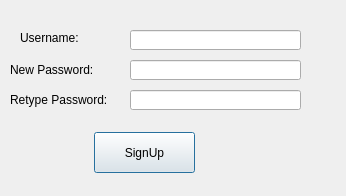
<?xml version="1.0" encoding="UTF-8"?>
<ui version="4.0">
 <class>Signup</class>
 <widget class="QDialog" name="Signup">
  <property name="geometry">
   <rect>
    <x>0</x>
    <y>0</y>
    <width>346</width>
    <height>196</height>
   </rect>
  </property>
  <property name="windowTitle">
   <string>FEPP-SIGNUP </string>
  </property>
  <widget class="QPushButton" name="Submit">
   <property name="geometry">
    <rect>
     <x>94</x>
     <y>132</y>
     <width>101</width>
     <height>41</height>
    </rect>
   </property>
   <property name="text">
    <string>SignUp</string>
   </property>
  </widget>
  <widget class="QLabel" name="Username">
   <property name="geometry">
    <rect>
     <x>20</x>
     <y>30</y>
     <width>61</width>
     <height>16</height>
    </rect>
   </property>
   <property name="text">
    <string>Username:</string>
   </property>
  </widget>
  <widget class="QLabel" name="NewPassword">
   <property name="geometry">
    <rect>
     <x>10</x>
     <y>60</y>
     <width>91</width>
     <height>20</height>
    </rect>
   </property>
   <property name="text">
    <string>New Password:</string>
   </property>
  </widget>
  <widget class="QLineEdit" name="lineEdit_usr">
   <property name="geometry">
    <rect>
     <x>130</x>
     <y>30</y>
     <width>171</width>
     <height>20</height>
    </rect>
   </property>
  </widget>
  <widget class="QLineEdit" name="lineEdit_verpwd">
   <property name="geometry">
    <rect>
     <x>130</x>
     <y>60</y>
     <width>171</width>
     <height>20</height>
    </rect>
   </property>
  </widget>
  <widget class="QLabel" name="VerifyPassword">
   <property name="geometry">
    <rect>
     <x>10</x>
     <y>90</y>
     <width>101</width>
     <height>20</height>
    </rect>
   </property>
   <property name="text">
    <string>Retype Password:</string>
   </property>
  </widget>
  <widget class="QLineEdit" name="lineEdit_pwd">
   <property name="geometry">
    <rect>
     <x>130</x>
     <y>90</y>
     <width>171</width>
     <height>20</height>
    </rect>
   </property>
  </widget>
  <widget class="QLabel" name="label_pic">
   <property name="geometry">
    <rect>
     <x>-3</x>
     <y>5</y>
     <width>341</width>
     <height>191</height>
    </rect>
   </property>
   <property name="text">
    <string/>
   </property>
  </widget>
  <zorder>label_pic</zorder>
  <zorder>Submit</zorder>
  <zorder>Username</zorder>
  <zorder>NewPassword</zorder>
  <zorder>lineEdit_usr</zorder>
  <zorder>lineEdit_verpwd</zorder>
  <zorder>VerifyPassword</zorder>
  <zorder>lineEdit_pwd</zorder>
 </widget>
 <resources/>
 <connections/>
</ui>
